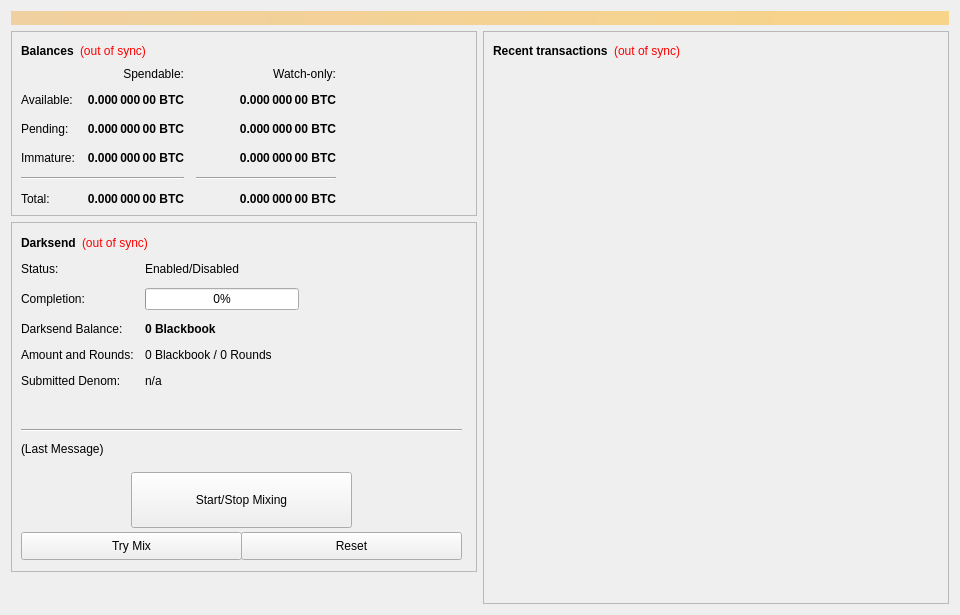
<?xml version="1.0" encoding="UTF-8"?>
<ui version="4.0">
 <class>OverviewPage</class>
 <widget class="QWidget" name="OverviewPage">
  <property name="geometry">
   <rect>
    <x>0</x>
    <y>0</y>
    <width>960</width>
    <height>615</height>
   </rect>
  </property>
  <property name="minimumSize">
   <size>
    <width>960</width>
    <height>0</height>
   </size>
  </property>
  <property name="windowTitle">
   <string>Form</string>
  </property>
  <layout class="QVBoxLayout" name="topLayout">
   <item>
    <widget class="QLabel" name="labelAlerts">
     <property name="visible">
      <bool>false</bool>
     </property>
     <property name="styleSheet">
      <string notr="true">background-color: qlineargradient(x1: 0, y1: 0, x2: 1, y2: 0, stop:0 #F0D0A0, stop:1 #F8D488); color:#000000;</string>
     </property>
     <property name="wordWrap">
      <bool>true</bool>
     </property>
     <property name="margin">
      <number>3</number>
     </property>
    </widget>
   </item>
   <item>
    <layout class="QHBoxLayout" name="horizontalLayout" stretch="1,1">
     <item>
      <layout class="QVBoxLayout" name="verticalLayout_2">
       <item>
        <widget class="QFrame" name="frame">
         <property name="frameShape">
          <enum>QFrame::StyledPanel</enum>
         </property>
         <property name="frameShadow">
          <enum>QFrame::Raised</enum>
         </property>
         <layout class="QVBoxLayout" name="verticalLayout_4">
          <item>
           <layout class="QHBoxLayout" name="horizontalLayout_4">
            <item>
             <widget class="QLabel" name="label_5">
              <property name="font">
               <font>
                <weight>75</weight>
                <bold>true</bold>
               </font>
              </property>
              <property name="text">
               <string>Balances</string>
              </property>
             </widget>
            </item>
            <item>
             <widget class="QLabel" name="labelWalletStatus">
              <property name="cursor">
               <cursorShape>WhatsThisCursor</cursorShape>
              </property>
              <property name="toolTip">
               <string>The displayed information may be out of date. Your wallet automatically synchronizes with the Blackbook network after a connection is established, but this process has not completed yet.</string>
              </property>
              <property name="styleSheet">
               <string notr="true">QLabel { color: red; }</string>
              </property>
              <property name="text">
               <string notr="true">(out of sync)</string>
              </property>
              <property name="alignment">
               <set>Qt::AlignLeading|Qt::AlignLeft|Qt::AlignVCenter</set>
              </property>
             </widget>
            </item>
            <item>
             <spacer name="horizontalSpacer_3">
              <property name="orientation">
               <enum>Qt::Horizontal</enum>
              </property>
              <property name="sizeHint" stdset="0">
               <size>
                <width>40</width>
                <height>20</height>
               </size>
              </property>
             </spacer>
            </item>
           </layout>
          </item>
          <item>
           <layout class="QGridLayout" name="gridLayout">
            <property name="spacing">
             <number>12</number>
            </property>
            <item row="2" column="2">
             <widget class="QLabel" name="labelWatchPending">
              <property name="font">
               <font>
                <weight>75</weight>
                <bold>true</bold>
               </font>
              </property>
              <property name="cursor">
               <cursorShape>IBeamCursor</cursorShape>
              </property>
              <property name="toolTip">
               <string>Unconfirmed transactions to watch-only addresses</string>
              </property>
              <property name="text">
               <string notr="true">0.000 000 00 BTC</string>
              </property>
              <property name="alignment">
               <set>Qt::AlignRight|Qt::AlignTrailing|Qt::AlignVCenter</set>
              </property>
              <property name="textInteractionFlags">
               <set>Qt::LinksAccessibleByMouse|Qt::TextSelectableByKeyboard|Qt::TextSelectableByMouse</set>
              </property>
             </widget>
            </item>
            <item row="2" column="1">
             <widget class="QLabel" name="labelUnconfirmed">
              <property name="font">
               <font>
                <weight>75</weight>
                <bold>true</bold>
               </font>
              </property>
              <property name="cursor">
               <cursorShape>IBeamCursor</cursorShape>
              </property>
              <property name="toolTip">
               <string>Total of transactions that have yet to be confirmed, and do not yet count toward the spendable balance</string>
              </property>
              <property name="text">
               <string notr="true">0.000 000 00 BTC</string>
              </property>
              <property name="alignment">
               <set>Qt::AlignRight|Qt::AlignTrailing|Qt::AlignVCenter</set>
              </property>
              <property name="textInteractionFlags">
               <set>Qt::LinksAccessibleByMouse|Qt::TextSelectableByKeyboard|Qt::TextSelectableByMouse</set>
              </property>
             </widget>
            </item>
            <item row="3" column="2">
             <widget class="QLabel" name="labelWatchImmature">
              <property name="font">
               <font>
                <weight>75</weight>
                <bold>true</bold>
               </font>
              </property>
              <property name="cursor">
               <cursorShape>IBeamCursor</cursorShape>
              </property>
              <property name="toolTip">
               <string>Staked or masternode rewards in watch-only addresses that has not yet matured</string>
              </property>
              <property name="text">
               <string notr="true">0.000 000 00 BTC</string>
              </property>
              <property name="alignment">
               <set>Qt::AlignRight|Qt::AlignTrailing|Qt::AlignVCenter</set>
              </property>
              <property name="textInteractionFlags">
               <set>Qt::LinksAccessibleByMouse|Qt::TextSelectableByKeyboard|Qt::TextSelectableByMouse</set>
              </property>
             </widget>
            </item>
            <item row="4" column="0" colspan="2">
             <widget class="Line" name="lineSpendableBalance">
              <property name="orientation">
               <enum>Qt::Horizontal</enum>
              </property>
             </widget>
            </item>
            <item row="4" column="2">
             <widget class="Line" name="lineWatchBalance">
              <property name="sizePolicy">
               <sizepolicy hsizetype="Preferred" vsizetype="Fixed">
                <horstretch>0</horstretch>
                <verstretch>0</verstretch>
               </sizepolicy>
              </property>
              <property name="minimumSize">
               <size>
                <width>140</width>
                <height>0</height>
               </size>
              </property>
              <property name="orientation">
               <enum>Qt::Horizontal</enum>
              </property>
             </widget>
            </item>
            <item row="5" column="0">
             <widget class="QLabel" name="labelTotalText">
              <property name="text">
               <string>Total:</string>
              </property>
             </widget>
            </item>
            <item row="3" column="1">
             <widget class="QLabel" name="labelImmature">
              <property name="font">
               <font>
                <weight>75</weight>
                <bold>true</bold>
               </font>
              </property>
              <property name="cursor">
               <cursorShape>IBeamCursor</cursorShape>
              </property>
              <property name="toolTip">
               <string>Staked or masternode rewards that has not yet matured</string>
              </property>
              <property name="text">
               <string notr="true">0.000 000 00 BTC</string>
              </property>
              <property name="alignment">
               <set>Qt::AlignRight|Qt::AlignTrailing|Qt::AlignVCenter</set>
              </property>
              <property name="textInteractionFlags">
               <set>Qt::LinksAccessibleByMouse|Qt::TextSelectableByKeyboard|Qt::TextSelectableByMouse</set>
              </property>
             </widget>
            </item>
            <item row="2" column="3">
             <spacer name="horizontalSpacer_2">
              <property name="orientation">
               <enum>Qt::Horizontal</enum>
              </property>
              <property name="sizeHint" stdset="0">
               <size>
                <width>40</width>
                <height>20</height>
               </size>
              </property>
             </spacer>
            </item>
            <item row="3" column="0">
             <widget class="QLabel" name="labelImmatureText">
              <property name="text">
               <string>Immature:</string>
              </property>
             </widget>
            </item>
            <item row="5" column="1">
             <widget class="QLabel" name="labelTotal">
              <property name="font">
               <font>
                <weight>75</weight>
                <bold>true</bold>
               </font>
              </property>
              <property name="cursor">
               <cursorShape>IBeamCursor</cursorShape>
              </property>
              <property name="toolTip">
               <string>Your current total balance</string>
              </property>
              <property name="text">
               <string notr="true">0.000 000 00 BTC</string>
              </property>
              <property name="alignment">
               <set>Qt::AlignRight|Qt::AlignTrailing|Qt::AlignVCenter</set>
              </property>
              <property name="textInteractionFlags">
               <set>Qt::LinksAccessibleByMouse|Qt::TextSelectableByKeyboard|Qt::TextSelectableByMouse</set>
              </property>
             </widget>
            </item>
            <item row="5" column="2">
             <widget class="QLabel" name="labelWatchTotal">
              <property name="font">
               <font>
                <weight>75</weight>
                <bold>true</bold>
               </font>
              </property>
              <property name="cursor">
               <cursorShape>IBeamCursor</cursorShape>
              </property>
              <property name="toolTip">
               <string>Current total balance in watch-only addresses</string>
              </property>
              <property name="text">
               <string notr="true">0.000 000 00 BTC</string>
              </property>
              <property name="alignment">
               <set>Qt::AlignRight|Qt::AlignTrailing|Qt::AlignVCenter</set>
              </property>
              <property name="textInteractionFlags">
               <set>Qt::LinksAccessibleByMouse|Qt::TextSelectableByKeyboard|Qt::TextSelectableByMouse</set>
              </property>
             </widget>
            </item>
            <item row="0" column="2">
             <widget class="QLabel" name="labelWatchonly">
              <property name="text">
               <string>Watch-only:</string>
              </property>
              <property name="alignment">
               <set>Qt::AlignRight|Qt::AlignTrailing|Qt::AlignVCenter</set>
              </property>
             </widget>
            </item>
            <item row="1" column="0">
             <widget class="QLabel" name="labelBalanceText">
              <property name="text">
               <string>Available:</string>
              </property>
             </widget>
            </item>
            <item row="1" column="1">
             <widget class="QLabel" name="labelBalance">
              <property name="font">
               <font>
                <weight>75</weight>
                <bold>true</bold>
               </font>
              </property>
              <property name="cursor">
               <cursorShape>IBeamCursor</cursorShape>
              </property>
              <property name="toolTip">
               <string>Your current spendable balance</string>
              </property>
              <property name="text">
               <string notr="true">0.000 000 00 BTC</string>
              </property>
              <property name="alignment">
               <set>Qt::AlignRight|Qt::AlignTrailing|Qt::AlignVCenter</set>
              </property>
              <property name="textInteractionFlags">
               <set>Qt::LinksAccessibleByMouse|Qt::TextSelectableByKeyboard|Qt::TextSelectableByMouse</set>
              </property>
             </widget>
            </item>
            <item row="1" column="2">
             <widget class="QLabel" name="labelWatchAvailable">
              <property name="font">
               <font>
                <weight>75</weight>
                <bold>true</bold>
               </font>
              </property>
              <property name="cursor">
               <cursorShape>IBeamCursor</cursorShape>
              </property>
              <property name="toolTip">
               <string>Your current balance in watch-only addresses</string>
              </property>
              <property name="text">
               <string notr="true">0.000 000 00 BTC</string>
              </property>
              <property name="alignment">
               <set>Qt::AlignRight|Qt::AlignTrailing|Qt::AlignVCenter</set>
              </property>
              <property name="textInteractionFlags">
               <set>Qt::LinksAccessibleByMouse|Qt::TextSelectableByKeyboard|Qt::TextSelectableByMouse</set>
              </property>
             </widget>
            </item>
            <item row="2" column="0">
             <widget class="QLabel" name="labelPendingText">
              <property name="text">
               <string>Pending:</string>
              </property>
             </widget>
            </item>
            <item row="0" column="1">
             <widget class="QLabel" name="labelSpendable">
              <property name="text">
               <string>Spendable:</string>
              </property>
              <property name="alignment">
               <set>Qt::AlignRight|Qt::AlignTrailing|Qt::AlignVCenter</set>
              </property>
             </widget>
            </item>
           </layout>
          </item>
         </layout>
        </widget>
       </item>
       <item>
        <widget class="QFrame" name="frameDarksend">
         <property name="minimumSize">
          <size>
           <width>0</width>
           <height>350</height>
          </size>
         </property>
         <property name="layoutDirection">
          <enum>Qt::LeftToRight</enum>
         </property>
         <property name="frameShape">
          <enum>QFrame::StyledPanel</enum>
         </property>
         <property name="frameShadow">
          <enum>QFrame::Raised</enum>
         </property>
         <widget class="QWidget" name="formLayoutWidget">
          <property name="geometry">
           <rect>
            <x>10</x>
            <y>40</y>
            <width>451</width>
            <height>161</height>
           </rect>
          </property>
          <layout class="QFormLayout" name="formLayout">
           <property name="fieldGrowthPolicy">
            <enum>QFormLayout::AllNonFixedFieldsGrow</enum>
           </property>
           <property name="horizontalSpacing">
            <number>11</number>
           </property>
           <property name="verticalSpacing">
            <number>12</number>
           </property>
           <item row="0" column="0">
            <widget class="QLabel" name="label_6">
             <property name="text">
              <string>Status:</string>
             </property>
            </widget>
           </item>
           <item row="1" column="0">
            <widget class="QLabel" name="label_7">
             <property name="text">
              <string>Completion:</string>
             </property>
            </widget>
           </item>
           <item row="1" column="1">
            <widget class="QProgressBar" name="DarksendProgress">
             <property name="maximumSize">
              <size>
               <width>154</width>
               <height>16777215</height>
              </size>
             </property>
             <property name="value">
              <number>0</number>
             </property>
            </widget>
           </item>
           <item row="2" column="0">
            <widget class="QLabel" name="labelAnonymizedText">
             <property name="text">
              <string>Darksend Balance:</string>
             </property>
            </widget>
           </item>
           <item row="2" column="1">
            <widget class="QLabel" name="labelAnonymized">
             <property name="font">
              <font>
               <weight>75</weight>
               <bold>true</bold>
              </font>
             </property>
             <property name="text">
              <string notr="true">0 Blackbook</string>
             </property>
            </widget>
           </item>
           <item row="3" column="0">
            <widget class="QLabel" name="label_8">
             <property name="text">
              <string>Amount and Rounds:</string>
             </property>
            </widget>
           </item>
           <item row="3" column="1">
            <widget class="QLabel" name="labelAmountRounds">
             <property name="text">
              <string>0 Blackbook / 0 Rounds</string>
             </property>
            </widget>
           </item>
           <item row="4" column="0">
            <widget class="QLabel" name="label_9">
             <property name="text">
              <string>Submitted Denom:</string>
             </property>
            </widget>
           </item>
           <item row="4" column="1">
            <widget class="QLabel" name="labelSubmittedDenom">
             <property name="toolTip">
              <string>The denominations you submitted to the Masternode.&lt;br&gt;To mix, other users must submit the exact same denominations.</string>
             </property>
             <property name="text">
              <string>n/a</string>
             </property>
            </widget>
           </item>
           <item row="0" column="1">
            <widget class="QLabel" name="DarksendEnabled">
             <property name="text">
              <string>Enabled/Disabled</string>
             </property>
            </widget>
           </item>
          </layout>
         </widget>
         <widget class="QPushButton" name="runAutoDenom">
          <property name="geometry">
           <rect>
            <x>251</x>
            <y>17</y>
            <width>1</width>
            <height>1</height>
           </rect>
          </property>
          <property name="palette">
           <palette>
            <active>
             <colorrole role="WindowText">
              <brush brushstyle="SolidPattern">
               <color alpha="255">
                <red>0</red>
                <green>0</green>
                <blue>0</blue>
               </color>
              </brush>
             </colorrole>
             <colorrole role="Button">
              <brush brushstyle="SolidPattern">
               <color alpha="255">
                <red>239</red>
                <green>238</green>
                <blue>238</blue>
               </color>
              </brush>
             </colorrole>
             <colorrole role="Light">
              <brush brushstyle="SolidPattern">
               <color alpha="255">
                <red>255</red>
                <green>255</green>
                <blue>255</blue>
               </color>
              </brush>
             </colorrole>
             <colorrole role="Midlight">
              <brush brushstyle="SolidPattern">
               <color alpha="255">
                <red>247</red>
                <green>246</green>
                <blue>246</blue>
               </color>
              </brush>
             </colorrole>
             <colorrole role="Dark">
              <brush brushstyle="SolidPattern">
               <color alpha="255">
                <red>119</red>
                <green>119</green>
                <blue>119</blue>
               </color>
              </brush>
             </colorrole>
             <colorrole role="Mid">
              <brush brushstyle="SolidPattern">
               <color alpha="255">
                <red>159</red>
                <green>159</green>
                <blue>159</blue>
               </color>
              </brush>
             </colorrole>
             <colorrole role="Text">
              <brush brushstyle="SolidPattern">
               <color alpha="255">
                <red>0</red>
                <green>0</green>
                <blue>0</blue>
               </color>
              </brush>
             </colorrole>
             <colorrole role="BrightText">
              <brush brushstyle="SolidPattern">
               <color alpha="255">
                <red>255</red>
                <green>255</green>
                <blue>255</blue>
               </color>
              </brush>
             </colorrole>
             <colorrole role="ButtonText">
              <brush brushstyle="SolidPattern">
               <color alpha="255">
                <red>0</red>
                <green>0</green>
                <blue>0</blue>
               </color>
              </brush>
             </colorrole>
             <colorrole role="Base">
              <brush brushstyle="SolidPattern">
               <color alpha="255">
                <red>255</red>
                <green>255</green>
                <blue>255</blue>
               </color>
              </brush>
             </colorrole>
             <colorrole role="Window">
              <brush brushstyle="SolidPattern">
               <color alpha="255">
                <red>239</red>
                <green>238</green>
                <blue>238</blue>
               </color>
              </brush>
             </colorrole>
             <colorrole role="Shadow">
              <brush brushstyle="SolidPattern">
               <color alpha="255">
                <red>0</red>
                <green>0</green>
                <blue>0</blue>
               </color>
              </brush>
             </colorrole>
             <colorrole role="AlternateBase">
              <brush brushstyle="SolidPattern">
               <color alpha="255">
                <red>247</red>
                <green>246</green>
                <blue>246</blue>
               </color>
              </brush>
             </colorrole>
             <colorrole role="ToolTipBase">
              <brush brushstyle="SolidPattern">
               <color alpha="255">
                <red>255</red>
                <green>255</green>
                <blue>220</blue>
               </color>
              </brush>
             </colorrole>
             <colorrole role="ToolTipText">
              <brush brushstyle="SolidPattern">
               <color alpha="255">
                <red>0</red>
                <green>0</green>
                <blue>0</blue>
               </color>
              </brush>
             </colorrole>
            </active>
            <inactive>
             <colorrole role="WindowText">
              <brush brushstyle="SolidPattern">
               <color alpha="255">
                <red>0</red>
                <green>0</green>
                <blue>0</blue>
               </color>
              </brush>
             </colorrole>
             <colorrole role="Button">
              <brush brushstyle="SolidPattern">
               <color alpha="255">
                <red>239</red>
                <green>238</green>
                <blue>238</blue>
               </color>
              </brush>
             </colorrole>
             <colorrole role="Light">
              <brush brushstyle="SolidPattern">
               <color alpha="255">
                <red>255</red>
                <green>255</green>
                <blue>255</blue>
               </color>
              </brush>
             </colorrole>
             <colorrole role="Midlight">
              <brush brushstyle="SolidPattern">
               <color alpha="255">
                <red>247</red>
                <green>246</green>
                <blue>246</blue>
               </color>
              </brush>
             </colorrole>
             <colorrole role="Dark">
              <brush brushstyle="SolidPattern">
               <color alpha="255">
                <red>119</red>
                <green>119</green>
                <blue>119</blue>
               </color>
              </brush>
             </colorrole>
             <colorrole role="Mid">
              <brush brushstyle="SolidPattern">
               <color alpha="255">
                <red>159</red>
                <green>159</green>
                <blue>159</blue>
               </color>
              </brush>
             </colorrole>
             <colorrole role="Text">
              <brush brushstyle="SolidPattern">
               <color alpha="255">
                <red>0</red>
                <green>0</green>
                <blue>0</blue>
               </color>
              </brush>
             </colorrole>
             <colorrole role="BrightText">
              <brush brushstyle="SolidPattern">
               <color alpha="255">
                <red>255</red>
                <green>255</green>
                <blue>255</blue>
               </color>
              </brush>
             </colorrole>
             <colorrole role="ButtonText">
              <brush brushstyle="SolidPattern">
               <color alpha="255">
                <red>0</red>
                <green>0</green>
                <blue>0</blue>
               </color>
              </brush>
             </colorrole>
             <colorrole role="Base">
              <brush brushstyle="SolidPattern">
               <color alpha="255">
                <red>255</red>
                <green>255</green>
                <blue>255</blue>
               </color>
              </brush>
             </colorrole>
             <colorrole role="Window">
              <brush brushstyle="SolidPattern">
               <color alpha="255">
                <red>239</red>
                <green>238</green>
                <blue>238</blue>
               </color>
              </brush>
             </colorrole>
             <colorrole role="Shadow">
              <brush brushstyle="SolidPattern">
               <color alpha="255">
                <red>0</red>
                <green>0</green>
                <blue>0</blue>
               </color>
              </brush>
             </colorrole>
             <colorrole role="AlternateBase">
              <brush brushstyle="SolidPattern">
               <color alpha="255">
                <red>247</red>
                <green>246</green>
                <blue>246</blue>
               </color>
              </brush>
             </colorrole>
             <colorrole role="ToolTipBase">
              <brush brushstyle="SolidPattern">
               <color alpha="255">
                <red>255</red>
                <green>255</green>
                <blue>220</blue>
               </color>
              </brush>
             </colorrole>
             <colorrole role="ToolTipText">
              <brush brushstyle="SolidPattern">
               <color alpha="255">
                <red>0</red>
                <green>0</green>
                <blue>0</blue>
               </color>
              </brush>
             </colorrole>
            </inactive>
            <disabled>
             <colorrole role="WindowText">
              <brush brushstyle="SolidPattern">
               <color alpha="255">
                <red>119</red>
                <green>119</green>
                <blue>119</blue>
               </color>
              </brush>
             </colorrole>
             <colorrole role="Button">
              <brush brushstyle="SolidPattern">
               <color alpha="255">
                <red>239</red>
                <green>238</green>
                <blue>238</blue>
               </color>
              </brush>
             </colorrole>
             <colorrole role="Light">
              <brush brushstyle="SolidPattern">
               <color alpha="255">
                <red>255</red>
                <green>255</green>
                <blue>255</blue>
               </color>
              </brush>
             </colorrole>
             <colorrole role="Midlight">
              <brush brushstyle="SolidPattern">
               <color alpha="255">
                <red>247</red>
                <green>246</green>
                <blue>246</blue>
               </color>
              </brush>
             </colorrole>
             <colorrole role="Dark">
              <brush brushstyle="SolidPattern">
               <color alpha="255">
                <red>119</red>
                <green>119</green>
                <blue>119</blue>
               </color>
              </brush>
             </colorrole>
             <colorrole role="Mid">
              <brush brushstyle="SolidPattern">
               <color alpha="255">
                <red>159</red>
                <green>159</green>
                <blue>159</blue>
               </color>
              </brush>
             </colorrole>
             <colorrole role="Text">
              <brush brushstyle="SolidPattern">
               <color alpha="255">
                <red>119</red>
                <green>119</green>
                <blue>119</blue>
               </color>
              </brush>
             </colorrole>
             <colorrole role="BrightText">
              <brush brushstyle="SolidPattern">
               <color alpha="255">
                <red>255</red>
                <green>255</green>
                <blue>255</blue>
               </color>
              </brush>
             </colorrole>
             <colorrole role="ButtonText">
              <brush brushstyle="SolidPattern">
               <color alpha="255">
                <red>119</red>
                <green>119</green>
                <blue>119</blue>
               </color>
              </brush>
             </colorrole>
             <colorrole role="Base">
              <brush brushstyle="SolidPattern">
               <color alpha="255">
                <red>239</red>
                <green>238</green>
                <blue>238</blue>
               </color>
              </brush>
             </colorrole>
             <colorrole role="Window">
              <brush brushstyle="SolidPattern">
               <color alpha="255">
                <red>239</red>
                <green>238</green>
                <blue>238</blue>
               </color>
              </brush>
             </colorrole>
             <colorrole role="Shadow">
              <brush brushstyle="SolidPattern">
               <color alpha="255">
                <red>0</red>
                <green>0</green>
                <blue>0</blue>
               </color>
              </brush>
             </colorrole>
             <colorrole role="AlternateBase">
              <brush brushstyle="SolidPattern">
               <color alpha="255">
                <red>239</red>
                <green>238</green>
                <blue>238</blue>
               </color>
              </brush>
             </colorrole>
             <colorrole role="ToolTipBase">
              <brush brushstyle="SolidPattern">
               <color alpha="255">
                <red>255</red>
                <green>255</green>
                <blue>220</blue>
               </color>
              </brush>
             </colorrole>
             <colorrole role="ToolTipText">
              <brush brushstyle="SolidPattern">
               <color alpha="255">
                <red>0</red>
                <green>0</green>
                <blue>0</blue>
               </color>
              </brush>
             </colorrole>
            </disabled>
           </palette>
          </property>
          <property name="focusPolicy">
           <enum>Qt::NoFocus</enum>
          </property>
          <property name="autoFillBackground">
           <bool>true</bool>
          </property>
          <property name="text">
           <string/>
          </property>
          <property name="flat">
           <bool>true</bool>
          </property>
         </widget>
         <widget class="QPushButton" name="toggleDarksend">
          <property name="geometry">
           <rect>
            <x>120</x>
            <y>250</y>
            <width>221</width>
            <height>56</height>
           </rect>
          </property>
          <property name="sizePolicy">
           <sizepolicy hsizetype="MinimumExpanding" vsizetype="Fixed">
            <horstretch>0</horstretch>
            <verstretch>0</verstretch>
           </sizepolicy>
          </property>
          <property name="text">
           <string>Start/Stop Mixing</string>
          </property>
         </widget>
         <widget class="Line" name="lineLastMessage">
          <property name="geometry">
           <rect>
            <x>10</x>
            <y>200</y>
            <width>441</width>
            <height>16</height>
           </rect>
          </property>
          <property name="orientation">
           <enum>Qt::Horizontal</enum>
          </property>
         </widget>
         <widget class="QLabel" name="DarksendStatus">
          <property name="geometry">
           <rect>
            <x>10</x>
            <y>220</y>
            <width>451</width>
            <height>61</height>
           </rect>
          </property>
          <property name="minimumSize">
           <size>
            <width>288</width>
            <height>43</height>
           </size>
          </property>
          <property name="text">
           <string>(Last Message)</string>
          </property>
          <property name="alignment">
           <set>Qt::AlignLeading|Qt::AlignLeft|Qt::AlignTop</set>
          </property>
          <property name="wordWrap">
           <bool>true</bool>
          </property>
         </widget>
         <widget class="QPushButton" name="DarksendAuto">
          <property name="geometry">
           <rect>
            <x>10</x>
            <y>310</y>
            <width>221</width>
            <height>28</height>
           </rect>
          </property>
          <property name="sizePolicy">
           <sizepolicy hsizetype="MinimumExpanding" vsizetype="Fixed">
            <horstretch>0</horstretch>
            <verstretch>0</verstretch>
           </sizepolicy>
          </property>
          <property name="toolTip">
           <string>Try to manually submit a Darksend request.</string>
          </property>
          <property name="text">
           <string>Try Mix</string>
          </property>
         </widget>
         <widget class="QPushButton" name="DarksendReset">
          <property name="geometry">
           <rect>
            <x>230</x>
            <y>310</y>
            <width>221</width>
            <height>28</height>
           </rect>
          </property>
          <property name="sizePolicy">
           <sizepolicy hsizetype="MinimumExpanding" vsizetype="Fixed">
            <horstretch>0</horstretch>
            <verstretch>0</verstretch>
           </sizepolicy>
          </property>
          <property name="toolTip">
           <string>Reset the current status of Darksend (can interrupt Darksend if it's in the process of Mixing, which can cost you money!)</string>
          </property>
          <property name="autoFillBackground">
           <bool>false</bool>
          </property>
          <property name="text">
           <string>Reset</string>
          </property>
         </widget>
         <widget class="QWidget" name="layoutWidget">
          <property name="geometry">
           <rect>
            <x>10</x>
            <y>10</y>
            <width>431</width>
            <height>22</height>
           </rect>
          </property>
          <layout class="QHBoxLayout" name="horizontalLayout_5">
           <item>
            <widget class="QLabel" name="label_2">
             <property name="font">
              <font>
               <weight>75</weight>
               <bold>true</bold>
              </font>
             </property>
             <property name="text">
              <string>Darksend</string>
             </property>
            </widget>
           </item>
           <item>
            <widget class="QLabel" name="labelDarksendSyncStatus">
             <property name="toolTip">
              <string>The displayed information may be out of date. Your wallet automatically synchronizes with the Blackbook network after a connection is established, but this process has not completed yet.</string>
             </property>
             <property name="styleSheet">
              <string notr="true">QLabel { color: red; }</string>
             </property>
             <property name="text">
              <string notr="true">(out of sync)</string>
             </property>
             <property name="alignment">
              <set>Qt::AlignLeading|Qt::AlignLeft|Qt::AlignVCenter</set>
             </property>
            </widget>
           </item>
           <item>
            <spacer name="horizontalSpacer_4">
             <property name="orientation">
              <enum>Qt::Horizontal</enum>
             </property>
             <property name="sizeHint" stdset="0">
              <size>
               <width>40</width>
               <height>20</height>
              </size>
             </property>
            </spacer>
           </item>
          </layout>
         </widget>
        </widget>
       </item>
       <item>
        <spacer name="verticalSpacer">
         <property name="orientation">
          <enum>Qt::Vertical</enum>
         </property>
         <property name="sizeHint" stdset="0">
          <size>
           <width>20</width>
           <height>40</height>
          </size>
         </property>
        </spacer>
       </item>
      </layout>
     </item>
     <item>
      <layout class="QVBoxLayout" name="verticalLayout_3">
       <item>
        <widget class="QFrame" name="frame_2">
         <property name="frameShape">
          <enum>QFrame::StyledPanel</enum>
         </property>
         <property name="frameShadow">
          <enum>QFrame::Raised</enum>
         </property>
         <layout class="QVBoxLayout" name="verticalLayout">
          <item>
           <layout class="QHBoxLayout" name="horizontalLayout_2">
            <item>
             <widget class="QLabel" name="label_4">
              <property name="font">
               <font>
                <weight>75</weight>
                <bold>true</bold>
               </font>
              </property>
              <property name="text">
               <string>Recent transactions</string>
              </property>
             </widget>
            </item>
            <item>
             <widget class="QLabel" name="labelTransactionsStatus">
              <property name="cursor">
               <cursorShape>WhatsThisCursor</cursorShape>
              </property>
              <property name="toolTip">
               <string>The displayed information may be out of date. Your wallet automatically synchronizes with the Blackbook network after a connection is established, but this process has not completed yet.</string>
              </property>
              <property name="styleSheet">
               <string notr="true">QLabel { color: red; }</string>
              </property>
              <property name="text">
               <string notr="true">(out of sync)</string>
              </property>
              <property name="alignment">
               <set>Qt::AlignRight|Qt::AlignTrailing|Qt::AlignVCenter</set>
              </property>
             </widget>
            </item>
            <item>
             <spacer name="horizontalSpacer">
              <property name="orientation">
               <enum>Qt::Horizontal</enum>
              </property>
              <property name="sizeHint" stdset="0">
               <size>
                <width>40</width>
                <height>20</height>
               </size>
              </property>
             </spacer>
            </item>
           </layout>
          </item>
          <item>
           <widget class="QListView" name="listTransactions">
            <property name="styleSheet">
             <string notr="true">QListView { background: transparent; }</string>
            </property>
            <property name="frameShape">
             <enum>QFrame::NoFrame</enum>
            </property>
            <property name="verticalScrollBarPolicy">
             <enum>Qt::ScrollBarAlwaysOff</enum>
            </property>
            <property name="horizontalScrollBarPolicy">
             <enum>Qt::ScrollBarAlwaysOff</enum>
            </property>
            <property name="selectionMode">
             <enum>QAbstractItemView::NoSelection</enum>
            </property>
           </widget>
          </item>
          <item>
           <spacer name="verticalSpacer_2">
            <property name="orientation">
             <enum>Qt::Vertical</enum>
            </property>
            <property name="sizeHint" stdset="0">
             <size>
              <width>20</width>
              <height>40</height>
             </size>
            </property>
           </spacer>
          </item>
         </layout>
        </widget>
       </item>
      </layout>
     </item>
    </layout>
   </item>
  </layout>
 </widget>
 <resources/>
 <connections/>
</ui>
